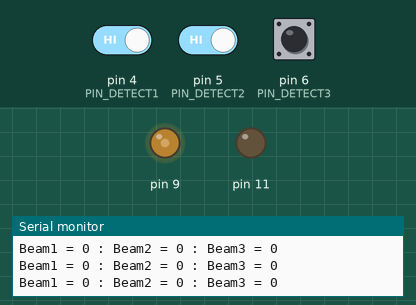
Bench run of a sketch on a simulated Arduino Uno, built with avr-gcc and run on an emulated ATmega328P. Parts: output pins drawn as LEDs (lit = HIGH), the last lines printed to the serial monitor. Dashed ring = blinking. The test bench sets the inputs (shaded band); at power-on: pin 4 (PIN_DETECT1) HIGH, pin 5 (PIN_DETECT2) HIGH, pin 6 (PIN_DETECT3) HIGH.

Above: at 1.8 s.
1.9 s: pin 4 (PIN_DETECT1) driven LOW
At 4.8 s:
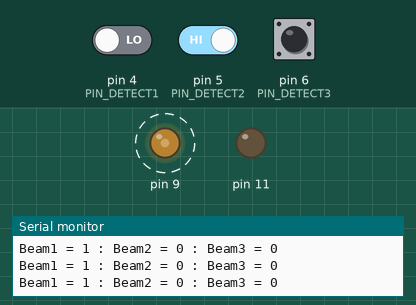
4.9 s: pin 5 (PIN_DETECT2) driven LOW
At 5.5 s:
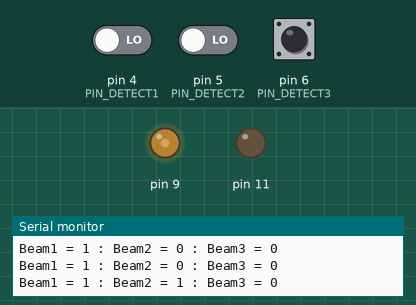
6.4 s: pin 5 (PIN_DETECT2) driven HIGH
At 9.3 s:
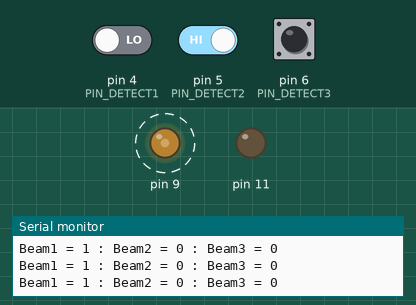
9.4 s: pin 4 (PIN_DETECT1) driven HIGH
At 9.9 s:
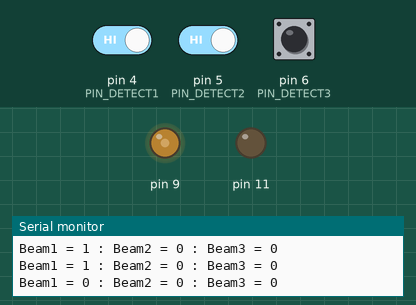
Timing chart, 0 to 11.9 s (numbered marks = the images above; inputs shaded):
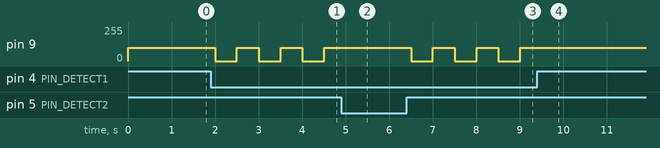

The sketch:

Degree_Encoder.ino
```cpp
#include <IRremote.h>
#define PIN_IR 3
#define PIN_DETECT1 4
#define PIN_DETECT2 5
#define PIN_DETECT3 6


IRsend irsend;
void setup()
{
  pinMode(PIN_DETECT1, INPUT);
  pinMode(PIN_DETECT2, INPUT);
  pinMode(PIN_DETECT3, INPUT);
  Serial.begin(9600);

  irsend.enableIROut(38);
  irsend.mark(0);
}
void loop()
{
  int beamStatus1 = !digitalRead(PIN_DETECT1);
  int beamStatus2 = !digitalRead(PIN_DETECT2);
  int beamStatus3 = !digitalRead(PIN_DETECT3);

  Serial.print("Beam1 = ");
  Serial.print(beamStatus1);
  Serial.print(" : ");

  Serial.print("Beam2 = ");
  Serial.print(beamStatus2);
  Serial.print(" : ");

  Serial.print("Beam3 = ");
  Serial.println(beamStatus3);
  if( (beamStatus1 == HIGH && beamStatus2 == LOW && beamStatus3 == LOW) || (beamStatus1 == LOW && beamStatus2 == HIGH && beamStatus3 == LOW) || (beamStatus1 == LOW && beamStatus2 == LOW && beamStatus3 == HIGH) )
  {
    analogWrite(9,0);
    analogWrite(11,0);
    delay(500);
  }
    analogWrite( 9, 100);
    analogWrite(11,0);
    delay(500);
}
```

Measured:
- after the input at 1.9 s, pin 9: alternates 100/255 for 0.50 s and 0/255 for 0.50 s, starting after 0.10 s
- after the input at 4.9 s, pin 9: stays 100/255 (without the input it goes to 0/255 after 0.10 s)
- after the input at 6.4 s, pin 9: alternates 100/255 for 0.50 s and 0/255 for 0.50 s, starting after 0.11 s
- after the input at 9.4 s, pin 9: stops changing and stays 100/255
